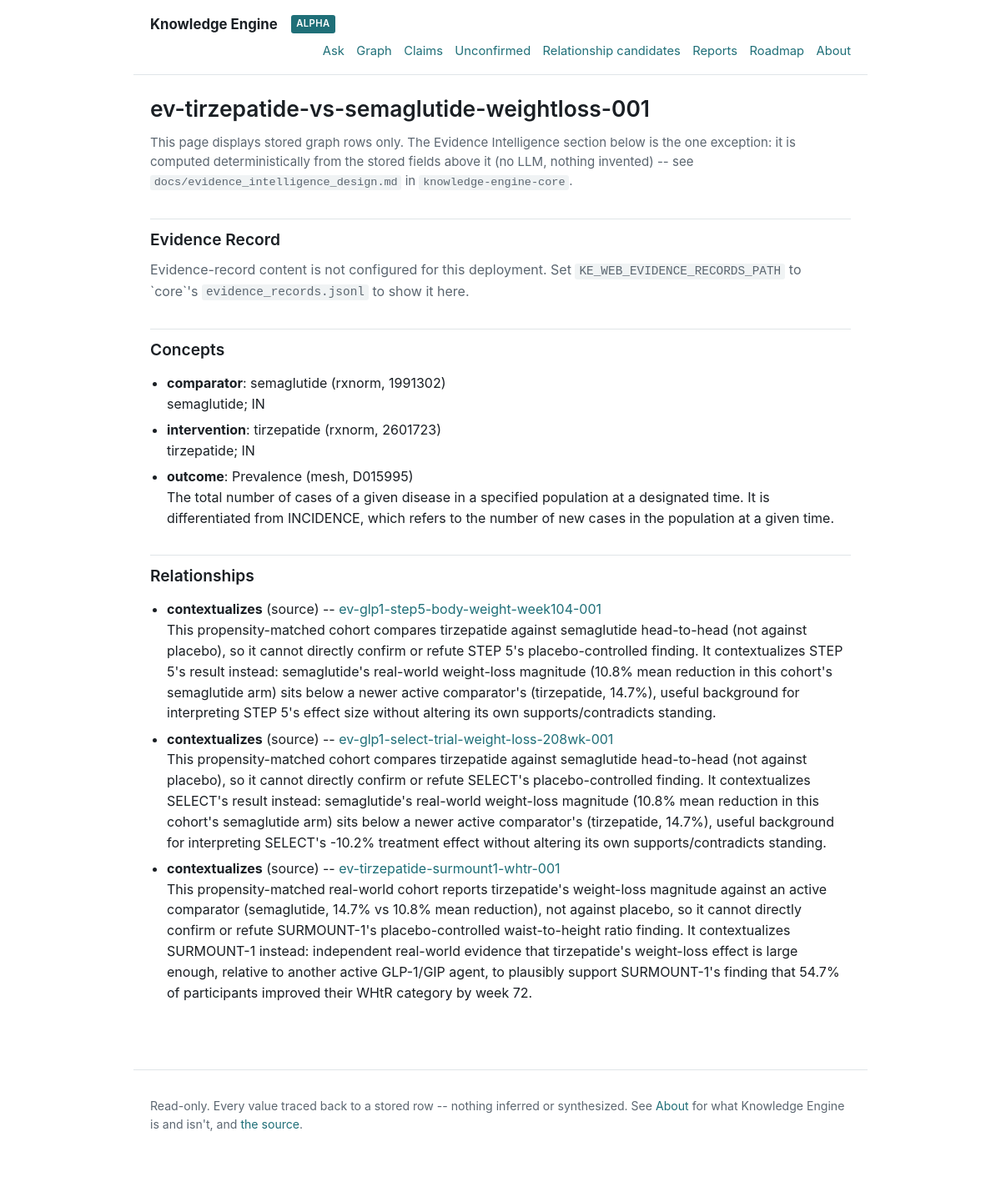
Page /claims/ev-tirzepatide-vs-semaglutide-weightloss-001 on the committed database.
### tables this page shows
CREATE TABLE graph_claims (
	id INTEGER NOT NULL, 
	evidence_record_id VARCHAR(128) NOT NULL, 
	created_at VARCHAR(32) NOT NULL, 
	PRIMARY KEY (id)
);

CREATE TABLE graph_claim_concepts (
	id INTEGER NOT NULL, 
	claim_id INTEGER NOT NULL, 
	concept_id INTEGER NOT NULL, 
	edge_role VARCHAR(16) NOT NULL, 
	created_at VARCHAR(32) NOT NULL, 
	PRIMARY KEY (id), 
	CONSTRAINT ck_graph_claim_concepts_edge_role CHECK (edge_role IN ('population','intervention','comparator','outcome')), 
	CONSTRAINT uq_graph_claim_concepts_edge UNIQUE (claim_id, concept_id, edge_role), 
	FOREIGN KEY(claim_id) REFERENCES graph_claims (id), 
	FOREIGN KEY(concept_id) REFERENCES graph_concepts (id)
);

CREATE TABLE graph_concepts (
	id INTEGER NOT NULL, 
	label TEXT NOT NULL, 
	source VARCHAR(16) NOT NULL, 
	source_reference_id VARCHAR(64), 
	definition TEXT, 
	source_url TEXT, 
	license TEXT, 
	retrieved_at VARCHAR(32) NOT NULL, 
	PRIMARY KEY (id), 
	CONSTRAINT ck_graph_concepts_source CHECK (source IN ('wikipedia','rxnorm','mesh','pubchem','pico')), 
	CONSTRAINT uq_graph_concepts_source_reference UNIQUE (source, source_reference_id)
);

CREATE TABLE graph_claim_relationships (
	id INTEGER NOT NULL, 
	relationship_id VARCHAR(128) NOT NULL, 
	source_claim_id INTEGER NOT NULL, 
	target_claim_id INTEGER NOT NULL, 
	relationship_type VARCHAR(16) NOT NULL, 
	rationale TEXT NOT NULL, 
	created_at VARCHAR(32) NOT NULL, 
	PRIMARY KEY (id), 
	CONSTRAINT ck_graph_claim_relationships_type CHECK (relationship_type IN ('supports','contradicts','qualifies','contextualizes','supersedes')), 
	FOREIGN KEY(source_claim_id) REFERENCES graph_claims (id), 
	FOREIGN KEY(target_claim_id) REFERENCES graph_claims (id)
);

### knowledge_engine_web/main.py (the view)
@app.get("/claims/{evidence_record_id}", response_class=HTMLResponse)
def claim_detail(request: Request, evidence_record_id: str) -> HTMLResponse:
    detail = read_claim_detail(_engine(), evidence_record_id)
    if detail is None:
        raise HTTPException(status_code=404, detail="No claim found for that evidence record ID.")
    settings = Settings()
    evidence = None
    intelligence = None
    if settings.evidence_records_path:
        evidence_path = Path(settings.evidence_records_path)
        evidence = read_evidence_record(evidence_path, evidence_record_id)
        if evidence is not None:
            intelligence = _compute_evidence_intelligence(
                evidence_path, evidence, detail.relationships
            )
    return templates.TemplateResponse(
        request=request,
        name="claim_detail.html",
        context={"claim": detail, "evidence": evidence, "intelligence": intelligence},
    )

### knowledge_engine_web/templates/claim_detail.html (shortened to what this page needs)
{% extends "base.html" %}
{% block content %}
<h1>{{ claim.evidence_record_id }}</h1>
<p class="disclaimer">
  This page displays stored graph rows only. The Evidence Intelligence
  section below is the one exception: it is computed deterministically
  from the stored fields above it (no LLM, nothing invented) -- see
  <code>docs/evidence_intelligence_design.md</code> in
  <code>knowledge-engine-core</code>.
</p>
<h2>Evidence Record</h2>
{% if evidence %}
<p><strong>Research question:</strong> {{ evidence.research_question or "(not recorded)" }}</p>
<p><strong>Claim:</strong> {{ evidence.claim_text or "(not recorded)" }}</p>
<p><strong>Direction:</strong> {{ evidence.evidence_direction or "(not recorded)" }}</p>
<table>
  <tr><th>Population</th><td>{{ evidence.population or "--" }}</td></tr>
  <tr><th>Intervention</th><td>{{ evidence.intervention or "--" }}</td></tr>
  <tr><th>Comparator</th><td>{{ evidence.comparator or "--" }}</td></tr>
  <tr><th>Outcome</th><td>{{ evidence.outcome or "--" }}</td></tr>
</table>
<p><strong>Result:</strong> {{ evidence.result_summary or "(not recorded)" }}</p>
{% if evidence.short_source_excerpt %}
<p><strong>Source excerpt:</strong> &ldquo;{{ evidence.short_source_excerpt }}&rdquo;</p>
{% endif %}
{% if evidence.limitations %}
<p><strong>Limitations:</strong></p>
<ul>
  {% for limitation in evidence.limitations %}
  <li>{{ limitation }}</li>
  {% endfor %}
</ul>
{% endif %}
{% if evidence.uncertainty_notes %}
<p><strong>Uncertainty notes:</strong> {{ evidence.uncertainty_notes }}</p>
{% endif %}
{% if evidence.confidence_note %}
<p>
  <strong>Confidence note</strong> (`core`'s own free-text field, distinct
  from the computed Evidence Intelligence numbers below):
  {{ evidence.confidence_note }}
</p>
{% endif %}
<p>
  Source: {{ evidence.source_title or "(untitled)" }}
  {% if evidence.source_doi %}(DOI: {{ evidence.source_doi }}){% endif %}
  -- {{ evidence.study_type or evidence.source_type or "unspecified type" }},
  extracted via {{ evidence.extraction_method or "unknown method" }}
  ({{ evidence.extraction_status or "status unknown" }}; review status:
  {{ evidence.review_status or "unknown" }}).
</p>
<h2>Evidence Intelligence</h2>
{% if intelligence %}
<p class="disclaimer">
  Computed deterministically from the stored fields above -- no LLM, no
  invented number. Evidence Quality, Evidence Consensus, and Claim
  Confidence are three separate figures and must never be read as one
  collapsed score. See <code>docs/evidence_intelligence_design.md</code>
  in <code>knowledge-engine-core</code>.
</p>
<table>
  <tr>
    <th>Evidence Quality</th>
    <td>
      {{ intelligence.quality.score }}/100
      ({{ intelligence.quality.study_design_tier }},
      {% if intelligence.quality.manually_reviewed %}manually reviewed{% else %}automated, pending review{% endif %})
    </td>
  </tr>
  <tr>
    <th>Evidence Consensus</th>
    <td>
      {% if intelligence.consensus.score is not none %}
        {{ intelligence.consensus.score }}/100
        ({{ intelligence.consensus.supports_count }} of {{ intelligence.consensus.agreement_total }} agree)
      {% else %}
        not yet assessable
      {% endif %}
      -- reliability: {{ intelligence.consensus.reliability }}
    </td>
  </tr>
  <tr>
    <th>Claim Confidence</th>
    <td>
      {% if intelligence.confidence.score is not none %}
        {{ intelligence.confidence.score }}/100
      {% else %}
        not yet assessable
      {% endif %}
      -- reliability: {{ intelligence.confidence.reliability }}
    </td>
  </tr>
  <tr>
    <th>Evidence Coverage</th>
    <td>
      {{ intelligence.coverage.records_in_relationship }} of {{ intelligence.coverage.total_records }}
      corpus records ({{ intelligence.coverage.percentage }}%) participate in a confirmed relationship.
    </td>
  </tr>
</table>
<p><strong>Synthesis</strong> (a deterministic template over the numbers above, not generated text):</p>
<ul>
  {% for line in intelligence.synthesis %}
  <li>{{ line }}</li>
  {% endfor %}
</ul>
{% else %}
<p class="empty-state">
  Evidence Intelligence is not shown here -- it requires the same
  <code>KE_WEB_EVIDENCE_RECORDS_PATH</code> configuration as the
  Evidence Record section above.
</p>
{% endif %}
{% else %}
<p class="empty-state">
  Evidence-record content is not configured for this deployment. Set
  <code>KE_WEB_EVIDENCE_RECORDS_PATH</code> to `core`'s
  <code>evidence_records.jsonl</code> to show it here.
</p>
{% endif %}
<h2>Concepts</h2>
{% if claim.concepts %}
<ul>
  {% for concept in claim.concepts %}
  <li>
    <strong>{{ concept.edge_role }}</strong>: {{ concept.label }}
    ({{ concept.source }}{% if concept.source_reference_id %}, {{ concept.source_reference_id }}{% endif %})
    {% if concept.definition %}<br />{{ concept.definition }}{% endif %}
  </li>
  {% endfor %}
</ul>
{% else %}
<p class="empty-state">No concepts are linked to this claim.</p>
{% endif %}
<h2>Relationships</h2>
{% if claim.relationships %}
<ul>
  {% for relationship in claim.relationships %}
  <li>
    <strong>{{ relationship.relationship_type }}</strong> ({{ relationship.direction }}) --
    <a href="/claims/{{ relationship.other_evidence_record_id }}">{{ relationship.other_evidence_record_id }}</a><br />
    {{ relationship.rationale }}
  </li>
  {% endfor %}
</ul>
{% else %}
<p class="empty-state">No relationship edges are linked to this claim.</p>
{% endif %}
{% endblock %}

### rows in the picture
graph_claims: evidence_record_id "ev-tirzepatide-vs-semaglutide-weightloss-001"
graph_claim_concepts: edge_role "comparator", label "semaglutide", source "rxnorm", source_reference_id "1991302", definition "semaglutide; IN"
graph_claim_concepts: edge_role "intervention", label "tirzepatide", source "rxnorm", source_reference_id "2601723", definition "tirzepatide; IN"
graph_claim_concepts: edge_role "outcome", label "Prevalence", source "mesh", source_reference_id "D015995", definition "The total number of cases of a given disease in a specified population at a designated time. It is differentiated from INCIDENCE, which refers to the number of new cases in the population at a given time."
graph_claim_relationships: relationship_type "contextualizes", direction "source", other_evidence_record_id "ev-glp1-step5-body-weight-week104-001", rationale "This propensity-matched cohort compares tirzepatide against semaglutide head-to-head (not against placebo), so it cannot directly confirm or refute STEP 5's placebo-controlled finding. It contextualizes STEP 5's result instead: semaglutide's real-world weight-loss magnitude (10.8% mean reduction in this cohort's semaglutide arm) sits below a newer active comparator's (tirzepatide, 14.7%), useful background for interpreting STEP 5's effect size without altering its own supports/contradicts standing."
graph_claim_relationships: relationship_type "contextualizes", direction "source", other_evidence_record_id "ev-glp1-select-trial-weight-loss-208wk-001", rationale "This propensity-matched cohort compares tirzepatide against semaglutide head-to-head (not against placebo), so it cannot directly confirm or refute SELECT's placebo-controlled finding. It contextualizes SELECT's result instead: semaglutide's real-world weight-loss magnitude (10.8% mean reduction in this cohort's semaglutide arm) sits below a newer active comparator's (tirzepatide, 14.7%), useful background for interpreting SELECT's -10.2% treatment effect without altering its own supports/contradicts standing."
graph_claim_relationships: relationship_type "contextualizes", direction "source", other_evidence_record_id "ev-tirzepatide-surmount1-whtr-001", rationale "This propensity-matched real-world cohort reports tirzepatide's weight-loss magnitude against an active comparator (semaglutide, 14.7% vs 10.8% mean reduction), not against placebo, so it cannot directly confirm or refute SURMOUNT-1's placebo-controlled waist-to-height ratio finding. It contextualizes SURMOUNT-1 instead: independent real-world evidence that tirzepatide's weight-loss effect is large enough, relative to another active GLP-1/GIP agent, to plausibly support SURMOUNT-1's finding that 54.7% of participants improved their WHtR category by week 72."
